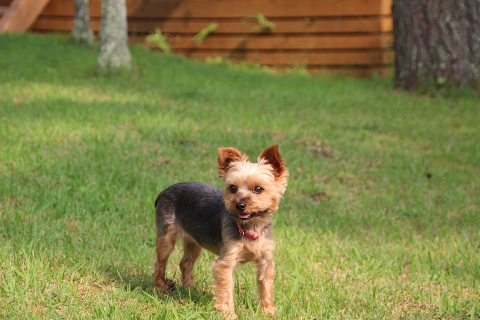
#> input picture ch3/3.2/yorkie.png, 480 x 320 px
$ python bitwise_and.py
#> lines starting #> are read from the running program, lines starting #| are printed output that depends on the picture; after the words box and inside, x2 and y2 are one past the last pixel; in counts of white or black regions, pixels touching at a corner belong together
from re import X
from turtle import width
import numpy as np
import cv2

src1 = cv2.imread('yorkie.png', cv2.IMREAD_COLOR)
#> src1 is the input picture: shape (320, 480, 3); mean B, G, R 71.8, 129.3, 128.4

#画像生成
height, width, channels = src1.shape[:3]
#> height = 320; width = 480; channels = 3
src2 = np.zeros((height, width, channels), np.uint8)
cv2. rectangle(src2, (150, 135),(290, 315),(255, 255, 255), thickness=-1)
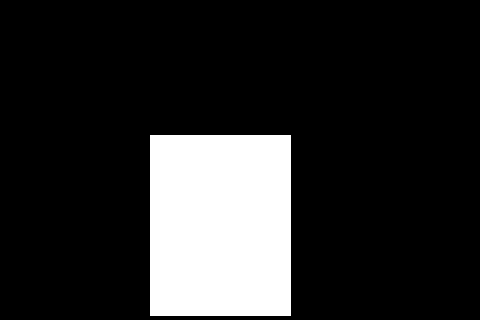
#> src2: shape (320, 480, 3); 16.6% white; 1 white region, box (x1, y1, x2, y2) and area: (150, 135, 291, 316) 25521

#and処理
dst = cv2.bitwise_and(src1, src2)
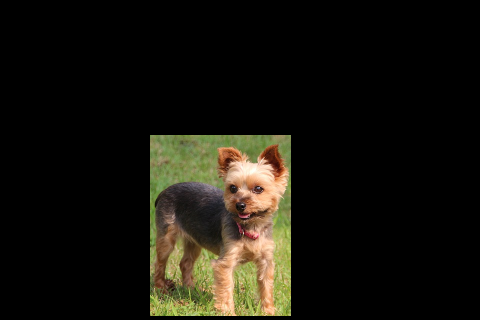
#> dst: shape (320, 480, 3); mean B, G, R 13.4, 20.9, 23.1
cv2.imshow('dst', dst)
cv2.imshow('src1', src1)
cv2.imshow('src2', src2)
cv2.waitKey(0)
cv2.destroyAllWindows

$ run again, with ch3/3.2/aloeL.png copied over ch3/3.2/yorkie.png
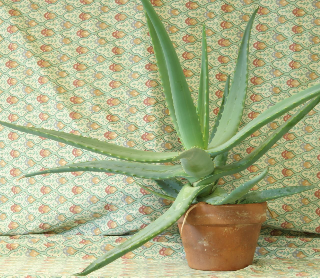
#> input picture ch3/3.2/aloeL.png, 320 x 278 px
#> src1 is the input picture: shape (278, 320, 3); mean B, G, R 136.9, 177.4, 171.4
#> `cv2. rectangle(src2, (150, 135),(290, 315),(255, 255, 255), thickness=..`:
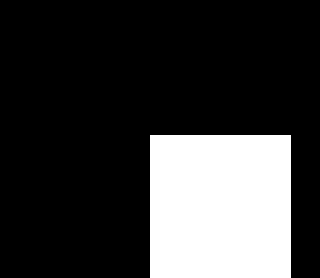
#> src2: shape (278, 320, 3); 22.7% white; 1 white region, box (x1, y1, x2, y2) and area: (150, 135, 291, 278) 20163
#> `dst = cv2.bitwise_and(src1, src2)`:
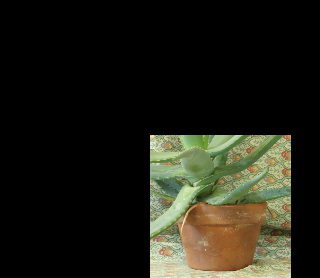
#> dst: shape (278, 320, 3); mean B, G, R 22.2, 32.2, 32.5

$ run again, with ch3/3.2/aloeR.png copied over ch3/3.2/yorkie.png
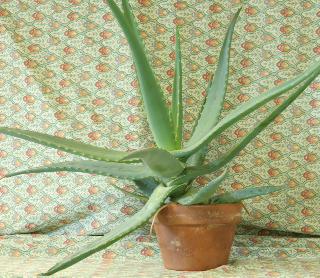
#> input picture ch3/3.2/aloeR.png, 320 x 278 px
#> src1 is the input picture: shape (278, 320, 3); mean B, G, R 134.4, 174.4, 168.2
#> `cv2. rectangle(src2, (150, 135),(290, 315),(255, 255, 255), thickness=..`:
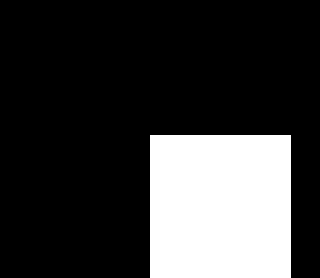
#> src2: shape (278, 320, 3); 22.7% white; 1 white region, box (x1, y1, x2, y2) and area: (150, 135, 291, 278) 20163
#> `dst = cv2.bitwise_and(src1, src2)`:
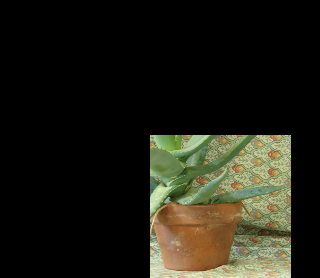
#> dst: shape (278, 320, 3); mean B, G, R 21.1, 31.1, 32
